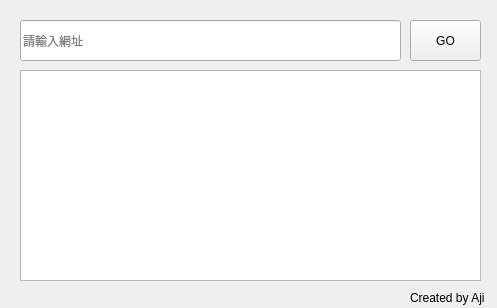
<?xml version="1.0" encoding="UTF-8"?>
<ui version="4.0">
 <class>widget</class>
 <widget class="QWidget" name="widget">
  <property name="geometry">
   <rect>
    <x>0</x>
    <y>0</y>
    <width>497</width>
    <height>308</height>
   </rect>
  </property>
  <property name="sizePolicy">
   <sizepolicy hsizetype="Fixed" vsizetype="Fixed">
    <horstretch>0</horstretch>
    <verstretch>0</verstretch>
   </sizepolicy>
  </property>
  <property name="windowTitle">
   <string>露天問答爬蟲</string>
  </property>
  <property name="windowIcon">
   <iconset>
    <normaloff>logo.ico</normaloff>logo.ico</iconset>
  </property>
  <property name="windowOpacity">
   <double>0.950000000000000</double>
  </property>
  <widget class="QLineEdit" name="url_input">
   <property name="geometry">
    <rect>
     <x>20</x>
     <y>20</y>
     <width>381</width>
     <height>41</height>
    </rect>
   </property>
   <property name="text">
    <string/>
   </property>
   <property name="placeholderText">
    <string>請輸入網址</string>
   </property>
  </widget>
  <widget class="QPushButton" name="btn_crawl">
   <property name="geometry">
    <rect>
     <x>410</x>
     <y>20</y>
     <width>71</width>
     <height>41</height>
    </rect>
   </property>
   <property name="text">
    <string>GO</string>
   </property>
  </widget>
  <widget class="QTextBrowser" name="qas">
   <property name="enabled">
    <bool>true</bool>
   </property>
   <property name="geometry">
    <rect>
     <x>20</x>
     <y>70</y>
     <width>461</width>
     <height>211</height>
    </rect>
   </property>
   <property name="sizePolicy">
    <sizepolicy hsizetype="Fixed" vsizetype="Fixed">
     <horstretch>0</horstretch>
     <verstretch>0</verstretch>
    </sizepolicy>
   </property>
  </widget>
  <widget class="QLabel" name="label">
   <property name="geometry">
    <rect>
     <x>410</x>
     <y>290</y>
     <width>81</width>
     <height>16</height>
    </rect>
   </property>
   <property name="text">
    <string>Created by Aji</string>
   </property>
  </widget>
 </widget>
 <resources/>
 <connections/>
</ui>
